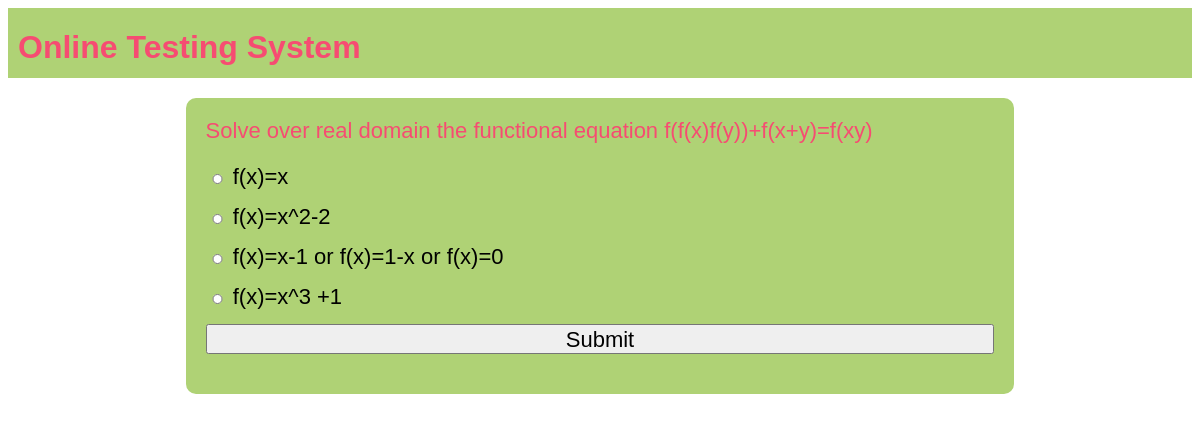
The page /OTS/test-paper?n=1 on the database its author committed.
### OTS/models.py (models this page shows)
class Question(models.Model):
    qid=models.BigAutoField(primary_key=True,auto_created=True)
    que=models.TextField()
    a=models.CharField(max_length=255)
    b=models.CharField(max_length=255)
    c=models.CharField(max_length=255)
    d=models.CharField(max_length=255)
    ans=models.CharField(max_length=2)

### OTS/views.py (the view)
# urls.py: path('test-paper',testPaper,name='testPaper'),
def testPaper(request):
    if 'name' not in request.session.keys():
        res=HttpResponseRedirect("login")
    n=int(request.GET['n'])
    question_pool=list(Question.objects.all())
    random.shuffle(question_pool)
    questions_list=question_pool[:n]
    context={'questions':questions_list}
    res=render(request,'test_paper.html',context)
    return res

### OTS/templates/test_paper.html (shortened to what this page needs)
{% extends 'main.html' %}
{% block content %}
<form action="{% url 'OTS:calculateTest' %}" method="post">
    {% for question in questions %}
    <div class="question">
        {{question.que}}
    </div>
    <div class="options"><input type="radio" name="q{{question.qid}}" value="a">{{question.a}}</div>
    <div class="options"><input type="radio" name="q{{question.qid}}" value="b">{{question.b}}</div>
    <div class="options"><input type="radio" name="q{{question.qid}}" value="c">{{question.c}}</div>
    <div class="options"><input type="radio" name="q{{question.qid}}" value="d">{{question.d}}</div>
    {% endfor %}
    <div><input type="submit" value="Submit"></div>
</form>
{% endblock %}

### OTS/static/theme.css (style rules this page uses)
* { font-family: 'Lucida Sans', 'Lucida Sans Regular', 'Lucida Grande', 'Lucida Sans Unicode', Geneva, Verdana, sans-serif; }

### OTS/static/formstyle.css (style rules this page uses)
form { box-sizing: border-box; padding:20px; border-radius:10px; background-color:#AFD275; display:table; width:100%; }
input { display:block; width:100%; margin-bottom:20px; height:30px; font-size:22px; }
.question { color:#F64C72; font-size:22px; margin-bottom: 20px; }
.options { font-size:22px; }
.options input { display:inline; width:fit-content; height:10px; }

### rows shown on the page
Question: que "Solve over real domain the functional equation f(f(x)f(y))+f(x+y)=f(xy)", a "f(x)=x", b "f(x)=x^2-2", c "f(x)=x-1 or f(x)=1-x or f(x)=0", d "f(x)=x^3 +1"
